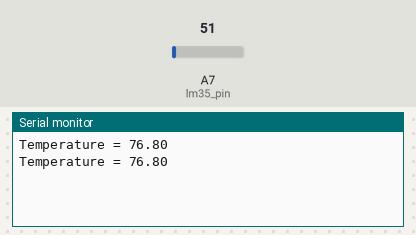
Simulated run of this sketch. Board: Arduino Nano, built with avr-gcc and run on an emulated ATmega328P. Parts: the last lines printed to the serial monitor. The inputs (shaded band) are chosen by the test bench; at power-on: A7 (lm35_pin) = 51.

Above: at 1.8 s.
1.9 s: A7 (lm35_pin) set to 61
At 2.8 s:
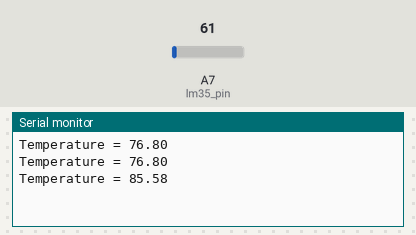
3.4 s: A7 (lm35_pin) set to 71
At 4.8 s:
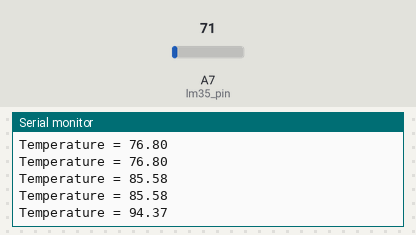
Timing chart, 0 to 6.4 s (numbered marks = the images above; inputs shaded):
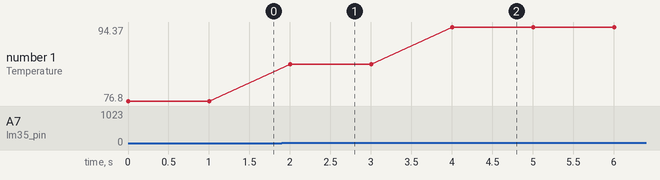

The sketch:

one.ino
```cpp
const int lm35_pin = A7;	/* LM35 O/P pin */

void setup() {
  Serial.begin(115200);
}

void loop() {
  int temp_adc_val;
  float temp_val, temp_c, temp_f;
  temp_adc_val = analogRead(lm35_pin);
  temp_val = (temp_adc_val * 4.88);	/* Convert adc value to equivalent voltage */
  temp_c = (temp_val / 10.0);	/* LM35 gives output of 10mv/°C */
  temp_f = temp_c * (9.0 / 5.0) + 32.0;
  Serial.print("Temperature = ");
  Serial.println(temp_f);
  // Serial.print(" Degree Celsius\n");
  delay(1000);
}
```

Measured:
- after the input at 1.9 s, the serial monitor: prints a new line after 0.10 s (image 1)
- after the input at 3.4 s, the serial monitor: prints a new line after 0.60 s (image 2)
- plotted number 1: 76.8 → 85.58 after the input at 1.9 s, 85.58 → 94.37 after the input at 3.4 s
